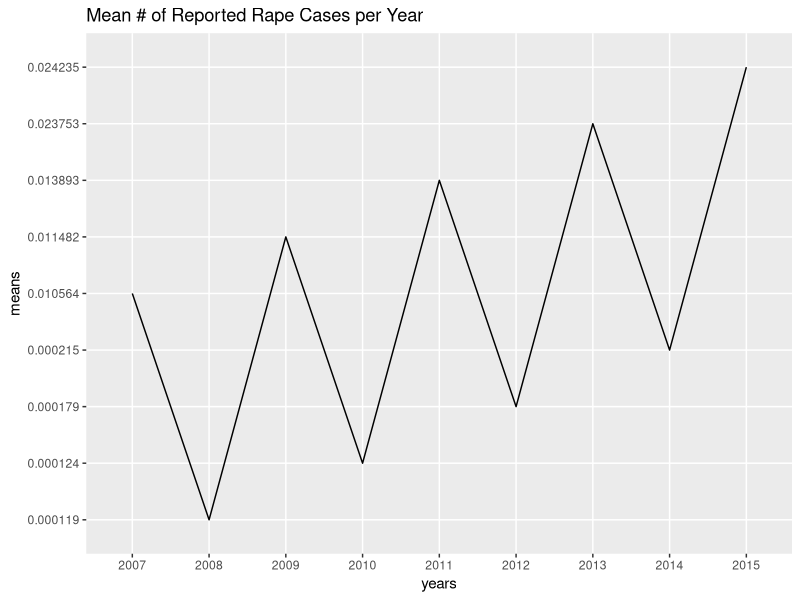

Generate this figure with R:
## ---- chunk 1
library(dplyr)
library(knitr)
library(ggplot2)
library(jsonlite)


df <- read.csv("./data/report.data.csv", stringsAsFactors = FALSE)
df <- df[complete.cases(df[,33:41]),]

df$rape.rate7 <- as.numeric(df$rape.rate7)
df$rape.rate8 <- as.numeric(df$rape.rate8)
df$rape.rate9 <- as.numeric(df$rape.rate9)
df$rape.rate10 <- as.numeric(df$rape.rate10)
df$rape.rate11 <- as.numeric(df$rape.rate11)
df$rape.rate12 <- as.numeric(df$rape.rate12)
df$rape.rate13 <- as.numeric(df$rape.rate13)
df$rape.rate14 <- as.numeric(df$rape.rate14)
df$rape.rate15 <- as.numeric(df$rape.rate15)

means <- c(mean(df$rape.rate7),
           mean(df$rape.rate8),
           mean(df$rape.rate9), 
           mean(df$rape.rate10),
           mean(df$rape.rate11), 
           mean(df$rape.rate12), 
           mean(df$rape.rate13), 
           mean(df$rape.rate14), 
           mean(df$rape.rate15))
means <- round(means, 6)

years <- c('2007', '2008', '2009', '2010', '2011', '2012', '2013', '2014', '2015')
medians.data <- as.data.frame(cbind(means, years))

# adding mean graph
ggplot(data = medians.data, aes(
  x = years,
  y = means,
  group = 1
)) + 
  geom_line() + 
  ggtitle("Mean # of Reported Rape Cases per Year")

# getting the campuses with the most assault
maxes <- c(max(df$rape.rate7),
           max(df$rape.rate8),
           max(df$rape.rate9), 
           max(df$rape.rate10),
           max(df$rape.rate11), 
           max(df$rape.rate12), 
           max(df$rape.rate13), 
           max(df$rape.rate14), 
           max(df$rape.rate15)
)
maxes <- round(maxes, 6)
campuses <- c(df %>% filter(rape.rate7 == max(df$rape.rate7)) %>%  select(INSTNM),
           df %>% filter(rape.rate8 == max(df$rape.rate8)) %>% select(INSTNM),
           df %>% filter(rape.rate9 == max(df$rape.rate9)) %>% select(INSTNM), 
           df %>% filter(rape.rate10 == max(df$rape.rate10)) %>% select(INSTNM),
           df %>% filter(rape.rate11 == max(df$rape.rate11)) %>% select(INSTNM), 
           df %>% filter(rape.rate12 == max(df$rape.rate12)) %>% select(INSTNM), 
           df %>% filter(rape.rate13 == max(df$rape.rate13)) %>% select(INSTNM), 
           df %>% filter(rape.rate14 == max(df$rape.rate14)) %>% select(INSTNM), 
           df %>% filter(rape.rate15 == max(df$rape.rate15)) %>% select(INSTNM)
)

max.data <- as.data.frame(cbind(campuses, maxes, years))


# adding table of maxes
kable(max.data, row.names = FALSE)

# Read the title.ix data.
title.ix.data <- read.csv('./data/title.ix.cases.csv', stringsAsFactors = FALSE)
# Read closed case data
close <- title.ix.data %>% filter(is.closed == "TRUE") %>% select(case_id, opened, closed)
# Set the open date int othe form that is usable
closed.case.open.date <- as.Date(close$opened, format = "%m/%d/%y")
# Set the close date int othe form that is usable
closed.case.close.date <- as.Date(close$closed, format = "%m/%d/%y")
# Calculate the days that take for each closed case.
duration <- closed.case.close.date - closed.case.open.date
average.duration <- round(sum (duration) / nrow(as.data.frame(duration)), digits = 1)
# Calculate mishandled/open cases.
open.cases <- title.ix.data %>% filter(is.closed == "FALSE")
num.open.cases <- nrow(open.cases)
